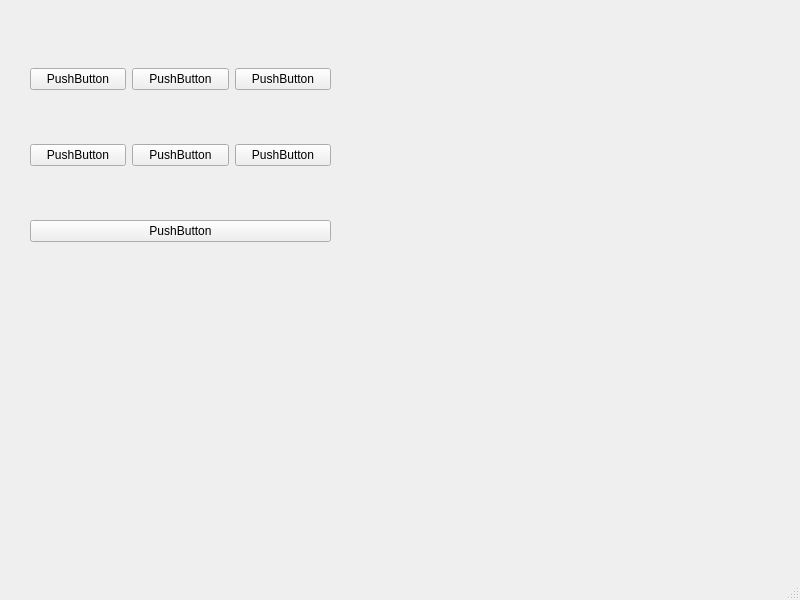
<?xml version="1.0" encoding="UTF-8"?>
<ui version="4.0">
 <class>MainWindow</class>
 <widget class="QMainWindow" name="MainWindow">
  <property name="geometry">
   <rect>
    <x>0</x>
    <y>0</y>
    <width>800</width>
    <height>600</height>
   </rect>
  </property>
  <property name="windowTitle">
   <string>MainWindow</string>
  </property>
  <widget class="QWidget" name="centralwidget">
   <widget class="QWidget" name="gridLayoutWidget">
    <property name="geometry">
     <rect>
      <x>30</x>
      <y>20</y>
      <width>301</width>
      <height>271</height>
     </rect>
    </property>
    <layout class="QGridLayout" name="gridLayout">
     <item row="1" column="1">
      <widget class="QPushButton" name="pushButton_6">
       <property name="text">
        <string>PushButton</string>
       </property>
      </widget>
     </item>
     <item row="0" column="0">
      <widget class="QPushButton" name="pushButton">
       <property name="text">
        <string>PushButton</string>
       </property>
      </widget>
     </item>
     <item row="0" column="2">
      <widget class="QPushButton" name="pushButton_5">
       <property name="text">
        <string>PushButton</string>
       </property>
      </widget>
     </item>
     <item row="1" column="0">
      <widget class="QPushButton" name="pushButton_2">
       <property name="text">
        <string>PushButton</string>
       </property>
      </widget>
     </item>
     <item row="1" column="2">
      <widget class="QPushButton" name="pushButton_3">
       <property name="text">
        <string>PushButton</string>
       </property>
      </widget>
     </item>
     <item row="0" column="1">
      <widget class="QPushButton" name="pushButton_4">
       <property name="text">
        <string>PushButton</string>
       </property>
      </widget>
     </item>
     <item row="2" column="0" colspan="3">
      <widget class="QPushButton" name="pushButton_7">
       <property name="text">
        <string>PushButton</string>
       </property>
      </widget>
     </item>
    </layout>
   </widget>
  </widget>
  <widget class="QMenuBar" name="menubar">
   <property name="geometry">
    <rect>
     <x>0</x>
     <y>0</y>
     <width>800</width>
     <height>23</height>
    </rect>
   </property>
  </widget>
  <widget class="QStatusBar" name="statusbar"/>
 </widget>
 <resources/>
 <connections/>
</ui>
